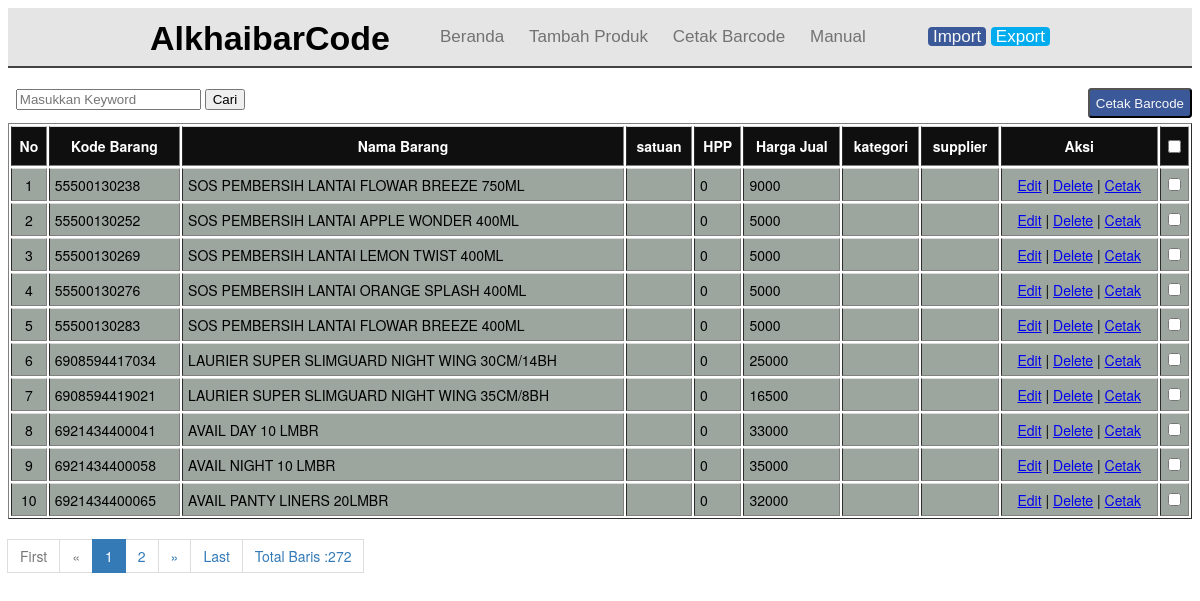
The page / on the database its author committed.
### tables this page shows
CREATE TABLE `tabel_barang` (
  `id` int(6) NOT NULL,
  `kd_barang` varchar(15) NOT NULL,
  `nm_barang` varchar(64) NOT NULL,
  `satuan` varchar(10) NOT NULL,
  `kategori` varchar(50) NOT NULL,
  `supplier` varchar(55) NOT NULL,
  `hrg_jual` int(11) NOT NULL,
  `hrg_beli` int(11) NOT NULL
);

### index.php (the view, shortened to what this page needs)
<?php
include_once("config.php");
?>
<!DOCTYPE html>
<html>
<head>
  <link rel="stylesheet" href="css/bootstrap.min.css">
</head>
<body>
 <div class="header">
  <div class="container">
   <div class="navbar">
    <div class="brand">
     <h1>AlkhaibarCode</h1>
    </div>
    <div class="menu">
     <nav class="nav">
      <ul id="dropdown">
       <li><a href="index.php">Beranda</a></li>
       <li><a href="add.php">Tambah Produk</a></li>
       <li><a href="cetaksemua.php">Cetak Barcode</a></li>
       <li><a href="manual.php">Manual</a></li>
      </ul>
     </nav>
     <div class="">
      <p><a style="background: #3b5998; padding: 0 5px; border-radius: 4px; color: #f7f7f7; text-decoration: none;" href="import/form.php">Import</a>
        <a style="background: #00aced; padding: 0 5px; border-radius: 4px; color: #ffffff; text-decoration: none;" href="#">Export</a></p>
     </div>
    </div>
   </div>
  </div>
 </div>
<br />
    <div class="left">
      <form action="cari.php" method="get" onsubmit="return validasi_input(this)">
        <label>&nbsp;</label>
        <input type="text" name="cari" placeholder="Masukkan Keyword">
        <input type="submit" value="Cari">
      </form>
    </div>
    <div class="right">
         <input class="right" type="submit" name="" value="Cetak Barcode">
    </div>
    <table border=1 class="table">
    <tr>
        <th>No</th>
        <th>Kode Barang</th>
        <th>Nama Barang</th>
        <th>satuan</th>
        <th>HPP</th>
        <th>Harga Jual</th>
        <th>kategori</th>
        <th>supplier</th>
        <th>Aksi</th>
        <th><input type="checkbox" onchange="checkAll(this)"></th>
    </tr>
    <?php
      $page = (isset($_GET['page']))? $_GET['page'] : 1;
      $limit = 10;
      $limit_start = ($page - 1) * $limit;
      $no = $limit_start + 1;
      $query = "SELECT * FROM tabel_barang ORDER BY kd_barang ASC LIMIT $limit_start, $limit";
      $dewan1 = $mysqli->prepare($query);
      $dewan1->execute();
      $res1 = $dewan1->get_result();
      while ($user_data = $res1->fetch_assoc()) {
        echo "<tr>";
        echo "<td><center>".$no."</center></td>";
        echo "<td>".$user_data['kd_barang']."</td>";
        echo "<td>".$user_data['nm_barang']."</td>";
        echo "<td>".$user_data['satuan']."</td>";
        echo "<td>".$user_data['hrg_beli']."</td>";
        echo "<td>".$user_data['hrg_jual']."</td>";
        echo "<td>".$user_data['kategori']."</td>";
        echo "<td>".$user_data['supplier']."</td>";
        echo "<td><center><a href='edit.php?id=$user_data[id]'>Edit</a>
         | <a href='delete.php?id=$user_data[id]'>Delete</a> |
         <a href='cetak.php?id=$user_data[id]'>Cetak</a></center></td>";
        echo "<td><center> <input type='checkbox' name='' value=''></center></td>"; ?>
        </tr>
        <?php
        $no++;
    }
    ?>
    </table>
<?php
  $query_jumlah = "SELECT count(*) AS jumlah FROM tabel_barang";
  $dewan1 = $mysqli->prepare($query_jumlah);
  $dewan1->execute();
  $res1 = $dewan1->get_result();
  $row = $res1->fetch_assoc();
  $total_records = $row['jumlah'];
?>
<nav>
  <ul class="pagination justify-content-end">
    <?php
      $jumlah_page = ceil($total_records / $limit);
      $jumlah_number = 1;
      $start_number = ($page > $jumlah_number)? $page - $jumlah_number : 1;
      $end_number = ($page < ($jumlah_page - $jumlah_number))? $page + $jumlah_number : $jumlah_page;
      if($page == 1){
        echo '<li class="page-item disabled"><a class="page-link" href="#">First</a></li>';
        echo '<li class="page-item disabled"><a class="page-link" href="#"><span aria-hidden="true">&laquo;</span></a></li>';
      } else {
        $link_prev = ($page > 1)? $page - 1 : 1;
        echo '<li class="page-item"><a class="page-link" href="?page=1">First</a></li>';
        echo '<li class="page-item"><a class="page-link" href="?page='.$link_prev.'" aria-label="Previous"><span aria-hidden="true">&laquo;</span></a></li>';
      }
      for($i = $start_number; $i <= $end_number; $i++){
        $link_active = ($page == $i)? ' active' : '';
        echo '<li class="page-item '.$link_active.'"><a class="page-link" href="?page='.$i.'">'.$i.'</a></li>';
      }
      if($page == $jumlah_page){
        echo '<li class="page-item disabled"><a class="page-link" href="#"><span aria-hidden="true">&raquo;</span></a></li>';
        echo '<li class="page-item disabled"><a class="page-link" href="#">Last</a></li>';
        echo '<li class="page-item"><a class="page-link">Total Baris :'.$total_records.'</li>';
      } else {
        $link_next = ($page < $jumlah_page)? $page + 1 : $jumlah_page;
        echo '<li class="page-item"><a class="page-link" href="?page='.$link_next.'" aria-label="Next"><span aria-hidden="true">&raquo;</span></a></li>';
        echo '<li class="page-item"><a class="page-link" href="?page='.$jumlah_page.'">Last</a></li>';
        echo '<li class="page-item"><a class="page-link">Total Baris :'.$total_records.'</li>';
      }
    ?>
  </ul>
</nav>
</body>
</html>

### rows shown on the page
tabel_barang: kd_barang "55500130238", nm_barang "SOS PEMBERSIH LANTAI FLOWAR BREEZE 750ML", hrg_beli "0", hrg_jual "9000"
tabel_barang: kd_barang "55500130252", nm_barang "SOS PEMBERSIH LANTAI APPLE WONDER 400ML", hrg_beli "0", hrg_jual "5000"
tabel_barang: kd_barang "55500130269", nm_barang "SOS PEMBERSIH LANTAI LEMON TWIST 400ML", hrg_beli "0", hrg_jual "5000"
tabel_barang: kd_barang "55500130276", nm_barang "SOS PEMBERSIH LANTAI ORANGE SPLASH 400ML", hrg_beli "0", hrg_jual "5000"
tabel_barang: kd_barang "55500130283", nm_barang "SOS PEMBERSIH LANTAI FLOWAR BREEZE 400ML", hrg_beli "0", hrg_jual "5000"
tabel_barang: kd_barang "6908594417034", nm_barang "LAURIER SUPER SLIMGUARD NIGHT WING 30CM/14BH", hrg_beli "0", hrg_jual "25000"
tabel_barang: kd_barang "6908594419021", nm_barang "LAURIER SUPER SLIMGUARD NIGHT WING 35CM/8BH", hrg_beli "0", hrg_jual "16500"
tabel_barang: kd_barang "6921434400041", nm_barang "AVAIL DAY 10 LMBR", hrg_beli "0", hrg_jual "33000"
tabel_barang: kd_barang "6921434400058", nm_barang "AVAIL NIGHT 10 LMBR", hrg_beli "0", hrg_jual "35000"
tabel_barang: kd_barang "6921434400065", nm_barang "AVAIL PANTY LINERS 20LMBR", hrg_beli "0", hrg_jual "32000"

### other values the page prints
$total_records "272"
